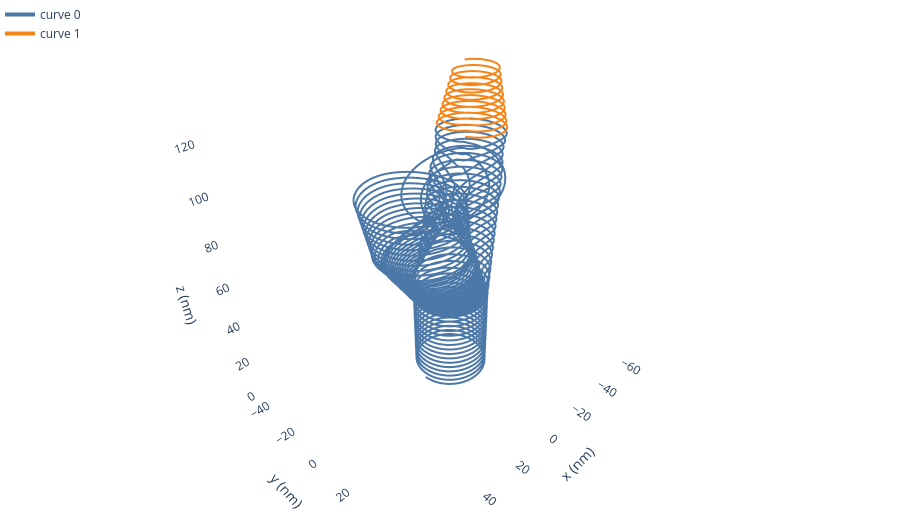

The code cell stored with this chart in its notebook:
### Code cell
show_curves(packed.curves)

### Figure 1 — Plotly figure (JSON) as saved in the notebook; plotly's stock layout.template omitted (floating-point values rounded to 4 significant figures; data arrays with more than 128 entries replaced by an {"elided": "..."} marker saying what was removed)
{"data": [{"hoverinfo": "name", "line": {"color": "#4C78A8", "width": 4}, "mode": "lines", "name": "curve 0", "type": "scatter3d", "x": {"elided": "21650 float values"}, "y": {"elided": "21650 float values"}, "z": {"elided": "21650 float values"}}, {"hoverinfo": "name", "line": {"color": "#F58518", "width": 4}, "mode": "lines", "name": "curve 1", "type": "scatter3d", "x": {"elided": "2316 float values"}, "y": {"elided": "2316 float values"}, "z": {"elided": "2316 float values"}}], "layout": {"height": 520, "legend": {"x": 0, "y": 1}, "margin": {"b": 0, "l": 0, "r": 0, "t": 0}, "scene": {"aspectmode": "data", "xaxis": {"showbackground": false, "title": {"text": "x (nm)"}}, "yaxis": {"showbackground": false, "title": {"text": "y (nm)"}}, "zaxis": {"showbackground": false, "title": {"text": "z (nm)"}}}}}
